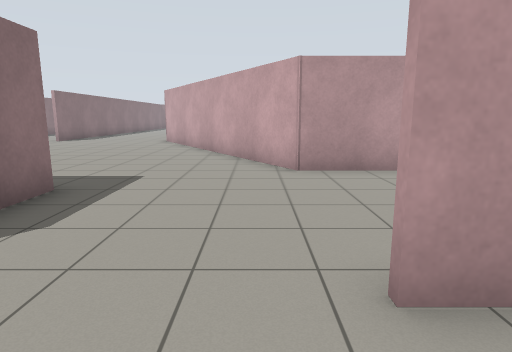
[1] (above)

12 first-person views from a walk through a world built for the Gazebo simulator. The camera is 1.2 m above the floor, tilts 10° down and sees 75° across. The floor is counted in squares, 1 m on a side. Each view is taken from the middle of a square. On the plan, view 1 faces up. The plan holds only what a view shows up to about 13 squares ahead; the rest is blank. The place goes on beyond the plan.

[2]
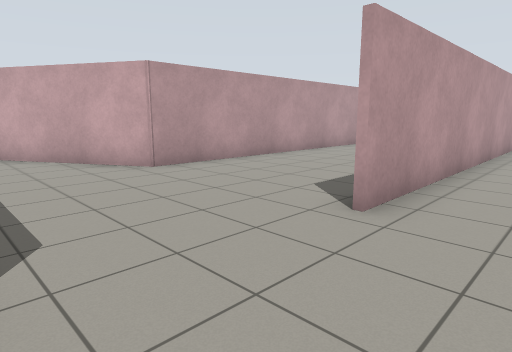

[3]
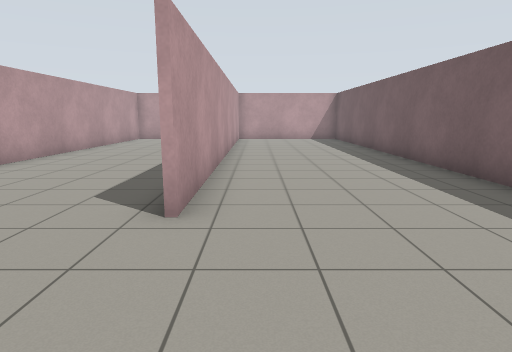

[4]
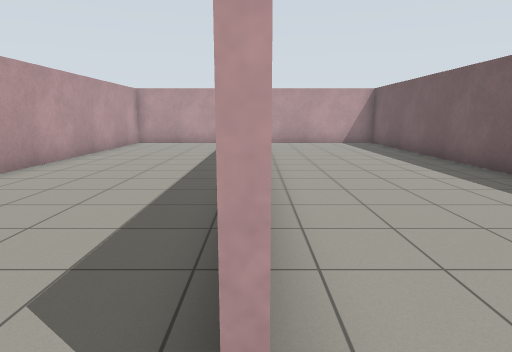

[5]
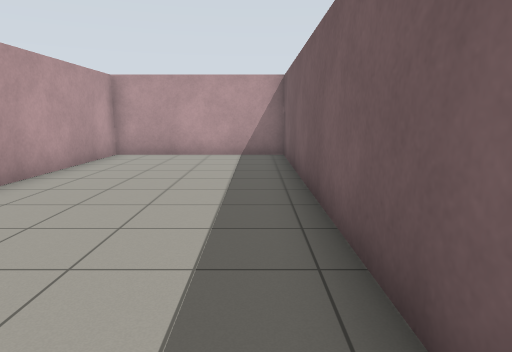

[6]
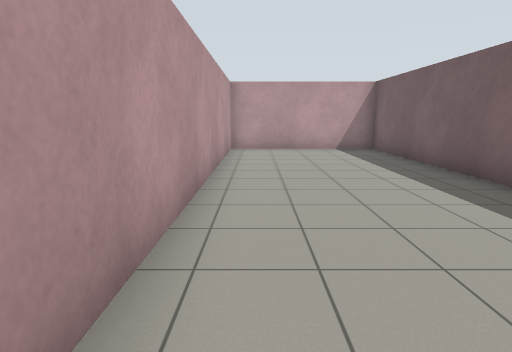

[7]
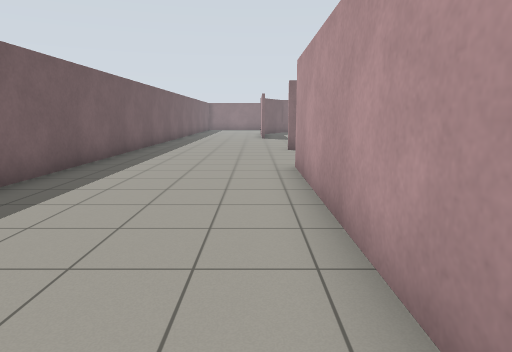

[8]
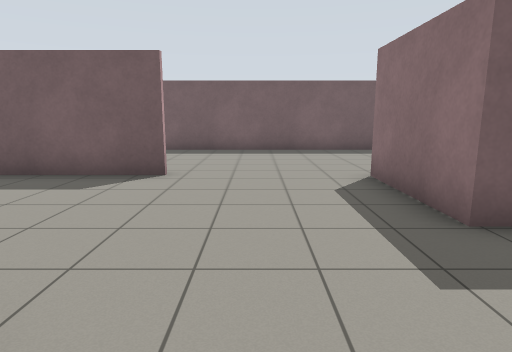

[9]
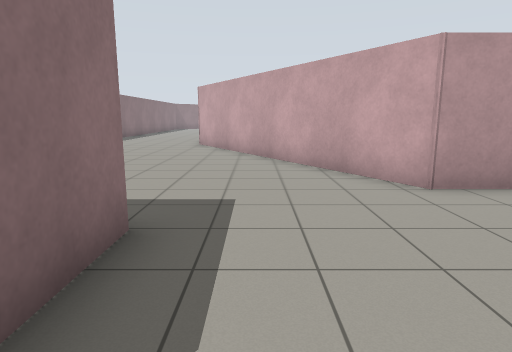

[10]
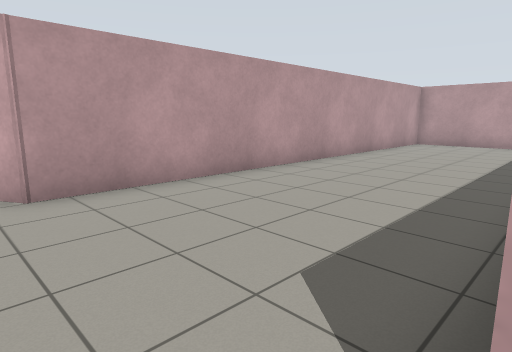

[11]
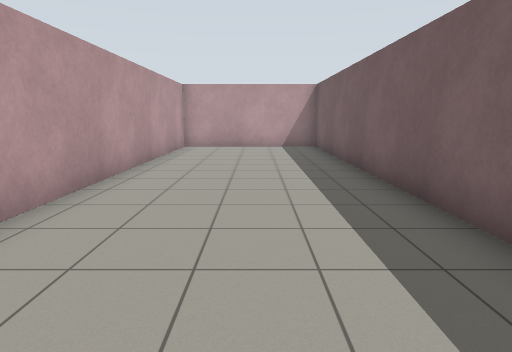

[12]
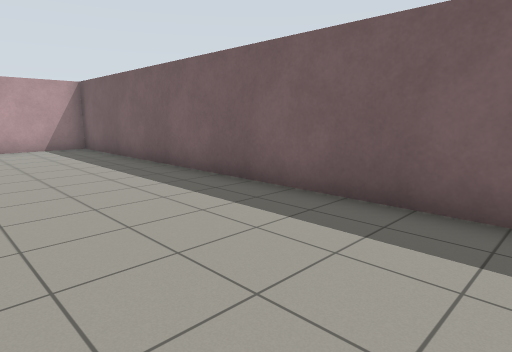

### Floor plan
Points are (right, up) in squares from view 1. A wall is a line through its corners. A room is listed if a view was taken in it or the views show most of it. See-through windows are left out.
Room 1 (views 1, 2, 3, 4, 5, 6, 7, 8, 9, 10, 11, 12)
walls: (6, 2.1) (15.7, 2.1); (0.9, 2.1) (4.4, 2.1); (-3.9, 5.4) (-3.4, 5.4) (-3.4, 2.1); (15.7, 2) (0.9, 2); (-4.5, -3.4) (15.8, -3.4) (15.8, 7.5) (0.9, 7.5) (-3.6, 15.4)

Where each view was taken, in squares from view 1:
view 1: 0 up, 0 right, facing up
view 2: 0 up, 3 left, facing up-right
view 3: 1 up, 3 left, facing right
view 4: 2 up, 0 right, facing right
view 5: 3 up, 5 right, facing right
view 6: 1 up, 3 right, facing right
view 7: 1 up, 9 right, facing left
view 8: 9 up, 1 left, facing down
view 9: 2 up, 2 left, facing up
view 10: 2 up, 0 right, facing up-right
view 11: 1 down, 2 right, facing right
view 12: 1 up, 2 right, facing down-right
